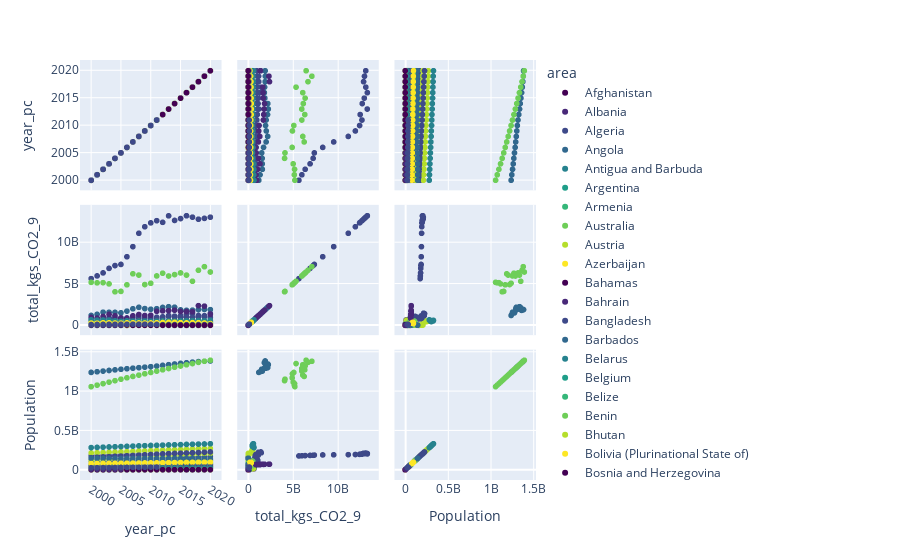

Notebook cell for this chart:
### Code cell
fig = px.scatter_matrix(cane_sugar, dimensions=["year_pc", "total_kgs_CO2_9", "Population"], color="area", color_discrete_sequence =px.colors.sequential.Viridis)
fig.show()
